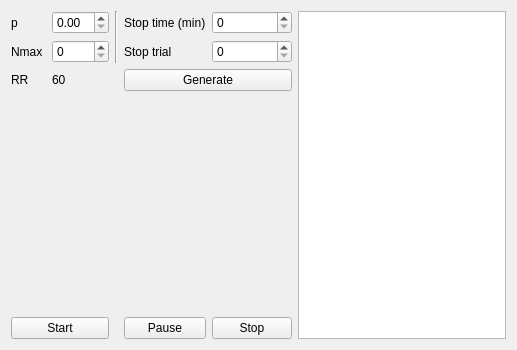
<?xml version="1.0" encoding="UTF-8"?>
<ui version="4.0">
 <class>RR</class>
 <widget class="QWidget" name="RR">
  <property name="geometry">
   <rect>
    <x>0</x>
    <y>0</y>
    <width>517</width>
    <height>350</height>
   </rect>
  </property>
  <property name="windowTitle">
   <string>Form</string>
  </property>
  <layout class="QVBoxLayout" name="verticalLayout">
   <item>
    <layout class="QGridLayout" name="gridLayout">
     <item row="0" column="4">
      <widget class="QSpinBox" name="stopTimeSpinBox"/>
     </item>
     <item row="0" column="0">
      <widget class="QLabel" name="label">
       <property name="text">
        <string>p</string>
       </property>
      </widget>
     </item>
     <item row="3" column="0" rowspan="4" colspan="5">
      <widget class="QWidget" name="mplWidget" native="true">
       <property name="minimumSize">
        <size>
         <width>200</width>
         <height>100</height>
        </size>
       </property>
      </widget>
     </item>
     <item row="1" column="0">
      <widget class="QLabel" name="label_3">
       <property name="text">
        <string>Nmax </string>
       </property>
      </widget>
     </item>
     <item row="7" column="4">
      <widget class="QPushButton" name="stopPushButton">
       <property name="text">
        <string>Stop</string>
       </property>
      </widget>
     </item>
     <item row="7" column="3">
      <widget class="QPushButton" name="pausePushButton">
       <property name="text">
        <string>Pause</string>
       </property>
      </widget>
     </item>
     <item row="7" column="0" colspan="2">
      <widget class="QPushButton" name="startPushButton">
       <property name="text">
        <string>Start</string>
       </property>
      </widget>
     </item>
     <item row="2" column="3" colspan="2">
      <widget class="QPushButton" name="generatePushButton">
       <property name="text">
        <string>Generate</string>
       </property>
      </widget>
     </item>
     <item row="0" column="1">
      <widget class="QDoubleSpinBox" name="pDoubleSpinBox"/>
     </item>
     <item row="0" column="3">
      <widget class="QLabel" name="label_6">
       <property name="text">
        <string>Stop time (min)</string>
       </property>
      </widget>
     </item>
     <item row="1" column="1">
      <widget class="QSpinBox" name="nMaxSpinBox"/>
     </item>
     <item row="0" column="5" rowspan="8" alignment="Qt::AlignHCenter">
      <widget class="QListView" name="listView"/>
     </item>
     <item row="0" column="2" rowspan="2">
      <widget class="Line" name="line">
       <property name="orientation">
        <enum>Qt::Vertical</enum>
       </property>
      </widget>
     </item>
     <item row="2" column="0">
      <widget class="QLabel" name="label_4">
       <property name="text">
        <string>RR</string>
       </property>
      </widget>
     </item>
     <item row="2" column="1">
      <widget class="QLabel" name="riLabel">
       <property name="text">
        <string>60</string>
       </property>
      </widget>
     </item>
     <item row="1" column="3">
      <widget class="QLabel" name="label_2">
       <property name="text">
        <string>Stop trial</string>
       </property>
      </widget>
     </item>
     <item row="1" column="4">
      <widget class="QSpinBox" name="stopTrialSpinBox"/>
     </item>
    </layout>
   </item>
  </layout>
 </widget>
 <includes>
  <include location="local">import PyQt5</include>
 </includes>
 <resources/>
 <connections/>
</ui>
